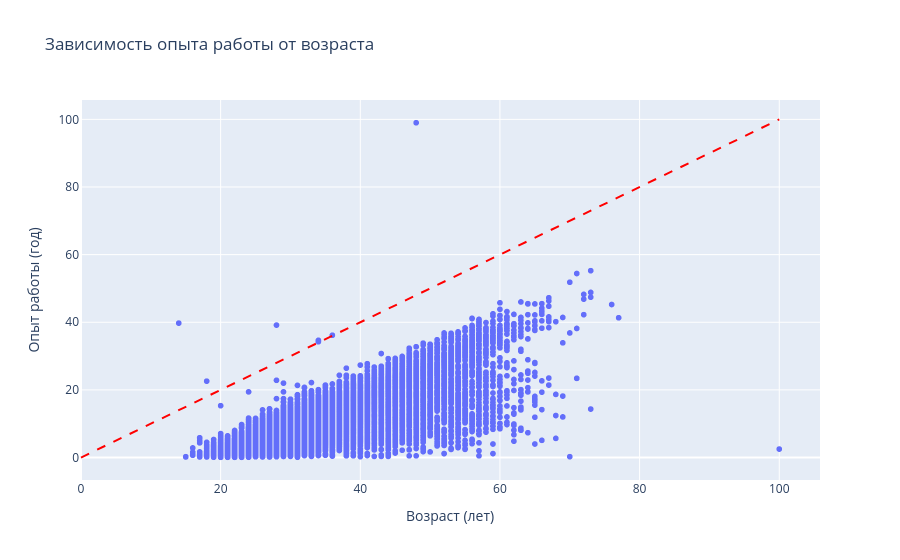

Notebook code cell kept with this figure:
### Markdown cell above
8. Постройте **диаграмму рассеяния**, показывающую зависимость опыта работы (**"Опыт работы (месяц)"**) от возраста (**"Возраст"**). Опыт работы переведите из месяцев в года, чтобы признаки были в едином масштабе. Постройте на графике дополнительно прямую, проходящую через точки (0, 0) и (100, 100). Данная прямая соответствует значениям, когда опыт работы равен возрасту человека. Точки, лежащие на этой прямой и выше нее - аномалии в наших данных (опыт работы больше либо равен возрасту соискателя)

### Code cell
# ваш код здесь
data_plot = hh_data.copy()
data_plot['Опыт работы (год)'] = data_plot['Опыт работы (месяц)'] / 12
fig = px.scatter(
    data_plot,
    x='Возраст',
    y='Опыт работы (год)',
    title='Зависимость опыта работы от возраста',
    labels={'Возраст': 'Возраст (лет)', 'Опыт работы (год)': 'Опыт работы (год)'},
)
fig.add_shape(
    type="line",
    x0=0, y0=0,
    x1=100, y1=100,
    line=dict(color="red", width=2, dash="dash"),
    name='y=x'
)
fig.show()

### Figure 1 — Plotly figure (JSON) as saved in the notebook; plotly's stock layout.template omitted (floating-point values rounded to 4 significant figures; data arrays with more than 128 entries replaced by an {"elided": "..."} marker saying what was removed)
{"data": [{"hovertemplate": "Возраст (лет)=%{x}<br>Опыт работы (год)=%{y}<extra></extra>", "legendgroup": "", "marker": {"color": "#636efa", "symbol": "circle"}, "mode": "markers", "name": "", "showlegend": false, "type": "scattergl", "x": {"elided": "44744 int values"}, "xaxis": "x", "y": {"elided": "44744 float values"}, "yaxis": "y"}], "layout": {"legend": {"tracegroupgap": 0}, "shapes": [{"line": {"color": "red", "dash": "dash", "width": 2}, "name": "y=x", "type": "line", "x0": 0, "x1": 100, "y0": 0, "y1": 100}], "title": {"text": "Зависимость опыта работы от возраста"}, "xaxis": {"anchor": "y", "domain": [0, 1], "title": {"text": "Возраст (лет)"}}, "yaxis": {"anchor": "x", "domain": [0, 1], "title": {"text": "Опыт работы (год)"}}}}
